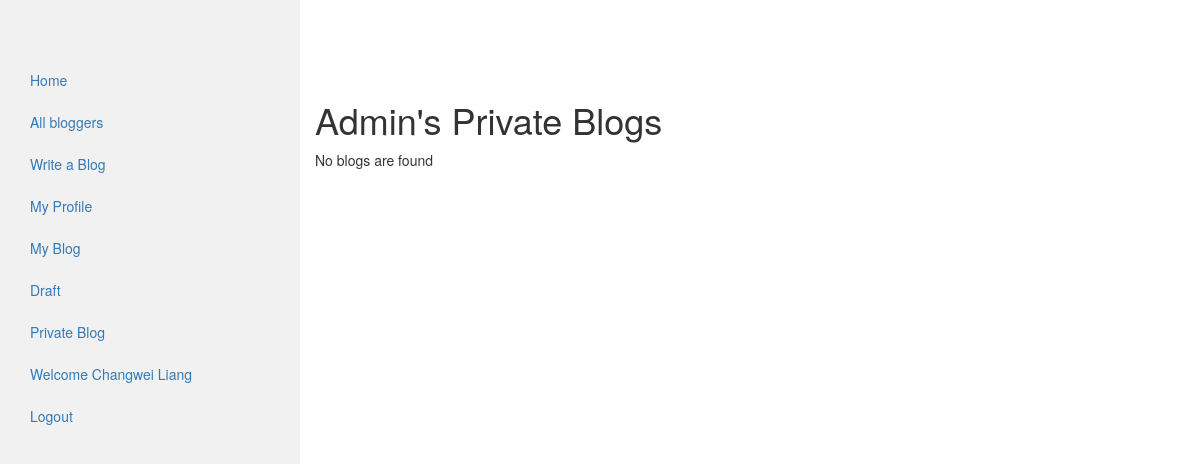
The page /private/ (signed in) on the database as committed earlier.
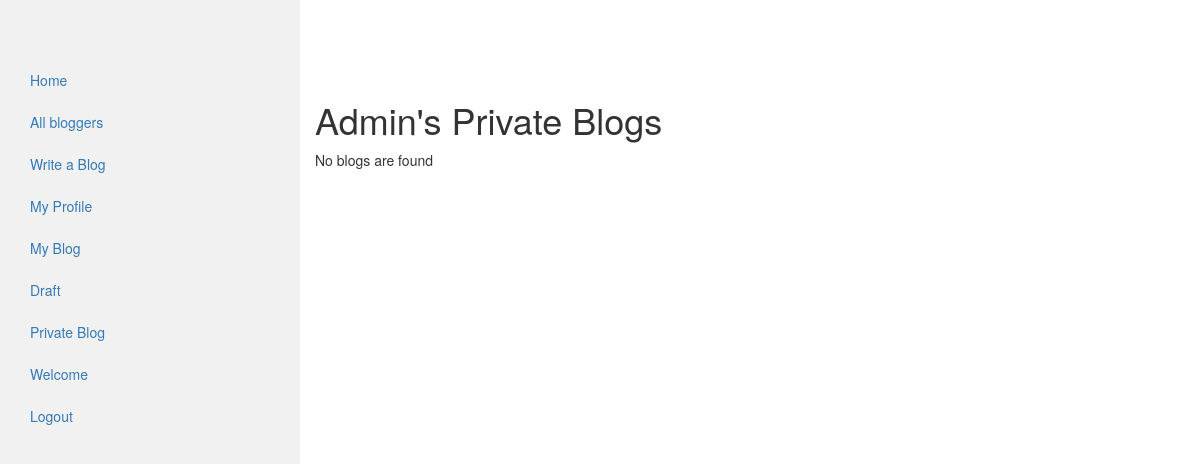
The same page on the database as committed later.
### my_auth/models.py (models this page shows)
class User(auth_models.AbstractUser):
    email = models.EmailField(_('email address'), unique=True)

### blog/views.py (the view)
# urls.py: url(r'^private/$', views.PrivateBlog.as_view(), name='private_blog'),
class PrivateBlog(LoginRequiredMixin, MyPaginatedBlogListView):
    model = models.MyPost
    login_url = 'auth:login'
    template_name = 'blog/private_list.html'
    paginate_by = 5
    context_object_name = 'blog_list'
    def get_queryset(self):
        return models.MyPost.objects.filter(author__username=self.request.user.username,
                                                is_draft=False, is_private=True).order_by('-published_time')

### blog/utils.py (called while the page is built, shortened)
def my_paginator_style(paginator, page, context, pages_num_2b_shown):
    context['multiple_page_series_to_show'] = 0
    return context

### blog/views.py (called while the page is built)
    def get_context_data(self, **kwargs):
        context = super(ListView, self).get_context_data(**kwargs)
        queryset = self.get_queryset()
        paginator, page, queryset, is_paginated = self.paginate_queryset(queryset, self.get_paginate_by(queryset))
        context = my_paginator_style(paginator, page, context, pages_num_2b_shown=5)
        return context

### blog/templates/blog/private_list.html (shortened to what this page needs)
<!DOCTYPE html>
<html lang="en">
{% extends 'blog/base.html' %}
{% load blog_tag %}
{% block content %}
<h1>{{ user.username|title }}'s Private Blogs</h1>
{% if blog_list %}
    {% for blog in blog_list %}
        <li><a href="{{ blog.get_absolute_url }}">{{ blog.title }}</a>({{ blog.published_time }})
            -------{% real_name_or_username blog %}</li>
    {% endfor %}
{% else %}
    <p>No blogs are found</p>
{% endif %}
{% include "blog/pagination.html" %}
{% endblock %}

### blog/templates/blog/base.html (shortened to what this page needs)
<!DOCTYPE html>
<html lang="en">
{% load blog_tag %}
<head>
  <link rel="stylesheet" href="https://maxcdn.bootstrapcdn.com/bootstrap/3.3.7/css/bootstrap.min.css">
</head>
<body>
  <div class="container-fluid">
    <div class="row content">
      {% block sidebar %}
      <div class="col-sm-3 sidenav">
      <ul class="nav nav-pills nav-stacked">
          <li class=""><a href="{% url 'blog:homepage' %}">Home</a></li>
          <li><a href="{% url 'blog:blogger' %}">All bloggers</a></li>
          {% if user.is_authenticated %}
                <li><a href="{% url 'blog:create_blog' %}">Write a Blog</a></li>
                <li><a href="">My Profile</a></li>
                <li><a href="{% url 'blog:my_blog' %}">My Blog</a></li>
                <li><a href="{% url 'blog:draft_blog' %}">Draft</a></li>
                <li><a href="{% url 'blog:private_blog' %}">Private Blog</a></li>
                <li><a href="">Welcome {{ user.first_name }} {{ user.last_name }}</a></li>
                <li><a href="{% url 'auth:logout' %}">Logout</a></li>
          {% else %}
                <li><a href="{% url 'auth:login' %}">Login</a></li>
          {% endif %}
      </ul>
      {% endblock %}
      </div>
    <div class="col-sm-9 ">
      {% block content %}{% endblock %}
    </div>
    </div>
  </div>
</body>
</html>

Rows that differ between the two databases and show on the page:
changed User "Admin": first_name "Changwei" → (not shown); last_name "Liang" → (not shown)
